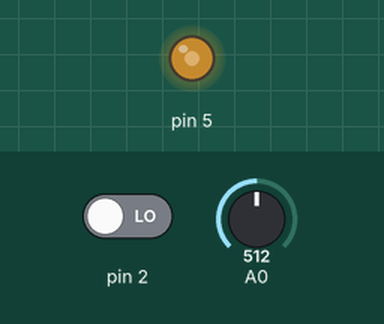
Simulated run of this sketch. Board: Arduino Uno, built with avr-gcc and run on an emulated ATmega328P. On the bench: output pins drawn as LEDs (lit = HIGH). Inputs (shaded band) come from the test bench; at power-on: A0 = 512, pin 2 LOW.

Above: at 1.2 s.
1.3 s: A0 set to 716
At 2.5 s:
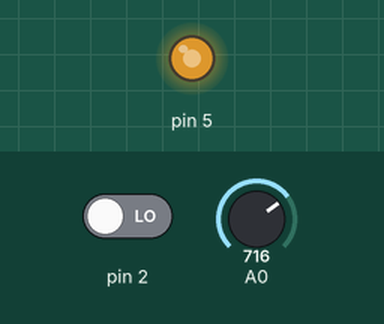
2.8 s: A0 set to 900
At 3.7 s:
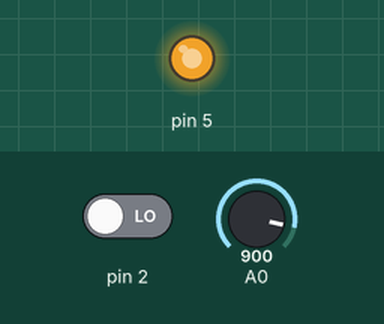
4.3 s: A0 set to 122
At 4.9 s:
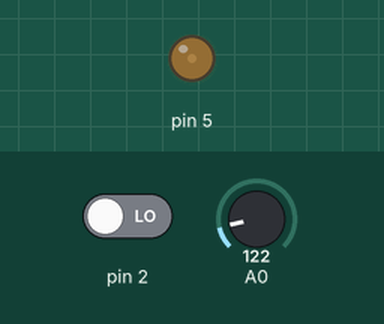
Timing chart, 0 to 7.3 s (numbered marks = the images above; inputs shaded):
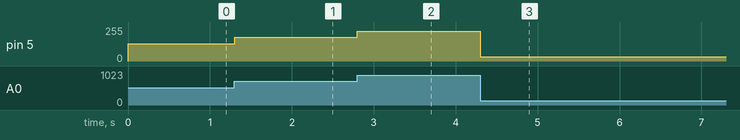

Measured:
- after the input at 1.3 s, pin 5: 128/255 → 178/255 at once
- after the input at 2.8 s, pin 5: 178/255 → 224/255 at once
- after the input at 4.3 s, pin 5: 224/255 → 31/255 at once

The sketch:

Tachometer.ino
```cpp
//Variabelen initieren
int PWM;
int Toeren;

int Signaal;
int VorigSignaal;
int Punt1;
int Punt2;
int Verschil;

void setup() {
  Serial.begin(9600);
  //inputs en outputs instellen
  pinMode(A0, INPUT);
  pinMode(5, OUTPUT);
  pinMode(2, INPUT);
}

void loop() {
  //signaal van sensor uitlezen
  Signaal = digitalRead(2);
  // kijken of het signaal hoog is terwijl het vorige signaal laag was
  if (Signaal == HIGH && VorigSignaal == LOW) {
    //tijdstippen van de twee meetpunten van elkaar aftrekken om een verschil te krijgen
    Punt2 = Punt1;
    Punt1 = millis();
    Verschil = Punt1 - Punt2;
    //omrekenen naar Tpm
    Toeren = round((1000 / Verschil) * 60);
    Serial.println(Toeren + " , " + PWM);
  }
  //vorig signaal vervangen door huidig signaal
  VorigSignaal = Signaal;

  //potmeter uitlezen en schalen om als PWM gebruikt te worden om de motor aan te sturen
  PWM = map(analogRead(A0), 1, 1023, 1, 255);
  analogWrite(5, PWM);
}
```
